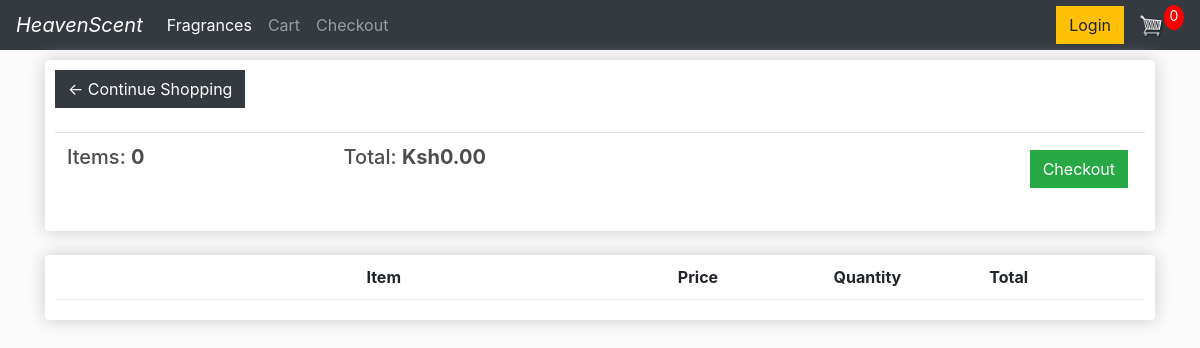
/cart/ (signed in), run on an earlier commit of the app's database.
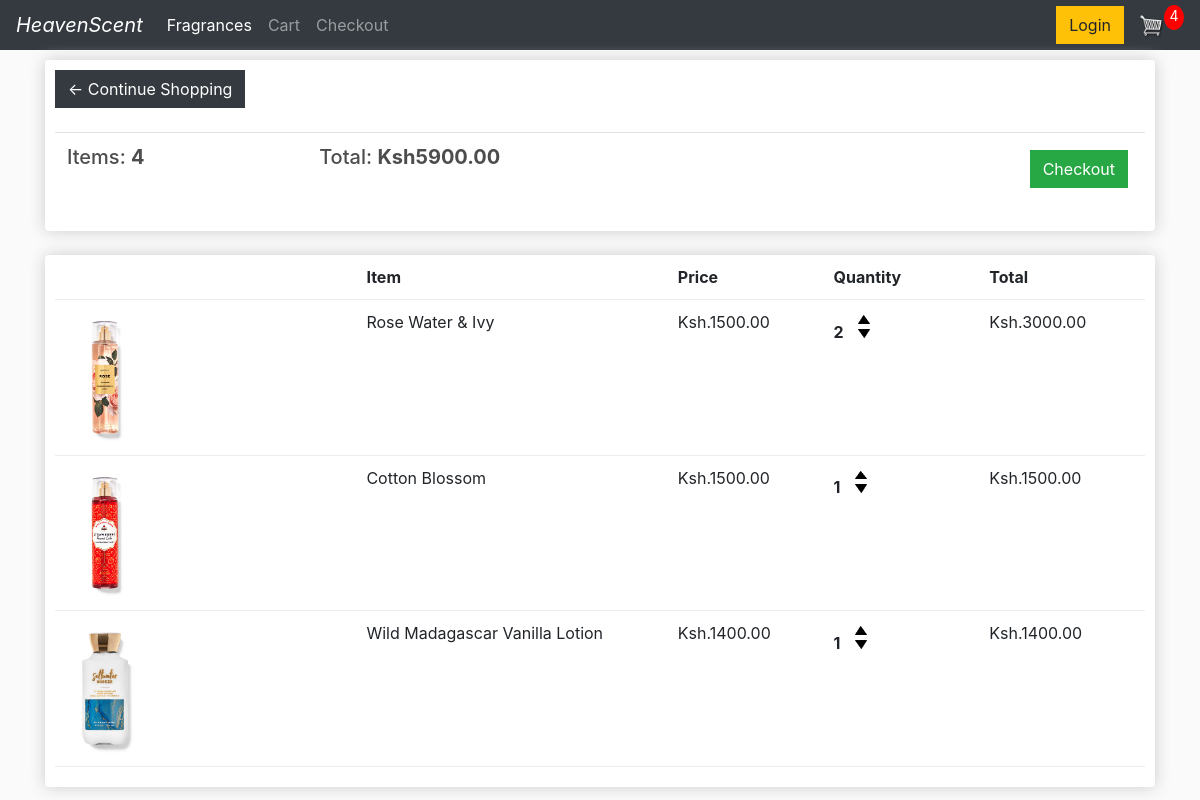
And on a later commit of the database.
### store/models.py (models this page shows, shortened)
class Order(models.Model):
    customer = models.ForeignKey(Customer, on_delete=models.SET_NULL, null=True, blank=True)
    date_ordered = models.DateTimeField(auto_now_add=True)
    complete = models.BooleanField(default=False, null=True, blank=False)#Checks if customer wants to checkout or not
    transaction_id = models.CharField(max_length=200, null=True)
    @property
    def get_cart_total(self):
        orderitems = self.orderitem_set.all()
        total = sum([item.get_total for item in orderitems])
        return total
    @property
    def get_cart_items(self):
        orderitems = self.orderitem_set.all()
        total = sum([item.quantity for item in orderitems])
        return total

class OrderItem(models.Model):
    product = models.ForeignKey(Product, on_delete=models.SET_NULL, null=True)
    order = models.ForeignKey(Order, on_delete=models.SET_NULL, null=True)
    quantity = models.IntegerField(default=0, null=True, blank=True)
    date_added = models.DateTimeField(auto_now_add=True)
    @property
    def get_total(self):
        total = self.product.price * self.quantity
        return total

class Product(models.Model):
    name = models.CharField(max_length=200, null=True)
    price = models.DecimalField(max_digits=7, decimal_places=2)
    digital = models.BooleanField(default=False, null=True, blank=False)
    image = models.ImageField(null=True, blank=True)
    @property
    def imageURL(self):
        try:
            url = self.image.url
        except:
            url = ''
        return url

### store/views.py (the view, shortened to what this page needs)
# urls.py: path('cart/', views.cart, name="cart"),
def cart(request):
    if request.user.is_authenticated:
        customer = request.user.customer
        order, created = Order.objects.get_or_create(customer=customer, complete=False)
        items = order.orderitem_set.all()
        cartItems = order.get_cart_items
    context = {'items': items, 'order': order, 'cartItems': cartItems}
    return render(request, 'store/cart.html', context)

### store/templates/store/cart.html
{% extends 'store/main.html' %} {% load static %} {% block content %}
<div class="row">
    <div class="col-lg-12">
        <div class="box-element">
            <a class="btn btn-dark" href="{% url 'store' %}">&#x2190;
                Continue Shopping</a>
            <br>
            <br>
            <table class="table">
                <tr>
                    <th>
                        <h5>Items: <strong>{{order.get_cart_items}}</strong></h5>
                    </th>
                    <th>
                        <h5>Total: <strong>Ksh{{order.get_cart_total|floatformat:2}}</strong></h5>
                    </th>
                    <th>
                        <a style="float: right; margin: 5px;" class="btn btn-success" href="{% url 'checkout' %}">Checkout</a>
                    </th>
                </tr>
            </table>
        </div>
        <br>
        <div class="box-element">
            <div class="cart-row">
                <div style="flex:2;"></div>
                <div style="flex:2;"><strong>Item</strong></div>
                <div style="flex:1;"><strong>Price</strong></div>
                <div style="flex:1;"><strong>Quantity</strong></div>
                <div style="flex:1;"><strong>Total</strong></div>
            </div>
            {% for item in items %}
            <div class="cart-row">
                <div style="flex:2;"><img class="row-image" src="{{item.product.imageURL}}" alt=""></div>
                <div style="flex:2;">{{item.product.name}}</div>
                <div style="flex:1;">Ksh.{{item.product.price|floatformat:2}}</div>
                <div style="flex:1;">
                    <p class="quantity">{{item.quantity}}</p>
                    <div class="quantity">
                        <img data-product={{item.product.id}} data-action="add" class="chg-quantity update-cart" src="{% static 'images/arrow-up.png'%}" alt="">
                        <img data-product={{item.product.id}} data-action="remove" class="chg-quantity update-cart" src="{% static 'images/arrow-down.png'%}" alt="">
                    </div>
                </div>
                <div style="flex:1;">Ksh.{{item.get_total}}</div>
            </div>
            {% endfor %}
        </div>
    </div>
</div>{% endblock content %}

### store/templates/store/main.html (shortened to what this page needs)
<!DOCTYPE html> {% load static %}
<html>
<head>
    <link rel="stylesheet" href="https://stackpath.bootstrapcdn.com/bootstrap/4.4.1/css/bootstrap.min.css">
    <link rel="stylesheet" href="{% static 'css/main.css' %}">
</head>
<body>
    <div class="nav-bar">
        <nav class="navbar navbar-expand-lg navbar-dark bg-dark" style="height: 50px;">
            <a class="navbar-brand" href="{% url 'home' %}"><em>HeavenScent</em></a>
            <div class="collapse navbar-collapse" id="navbarSupportedContent">
                <ul class="navbar-nav mr-auto">
                    <li class="nav-item active">
                        <a class="nav-link" href="{% url 'store' %}">Fragrances </a>
                    </li>
                    <li class="nav-item">
                        <a class="nav-link" href="{% url 'cart' %}">Cart</a>
                    </li>
                    <li class="nav-item">
                        <a class="nav-link" href="{% url 'checkout' %}">Checkout</a>
                    </li>
                </ul>
                <div class="form-inline my-2 my-lg-0">
                    <a href="#" class="btn btn-warning">Login</a>
                    <a href="{% url 'cart' %}">
                        <img id="cart-icon" src="{% static 'images/cart.png' %}">
                    </a>
                    <p id="cart-total">{{cartItems}}</p>
                </div>
            </div>
        </nav>
    </div>
    <div class="container">
        {% block content %} {% endblock %}
    </div>
</body>
</html>

### static/css/main.css (style rules this page uses)
body { background-color: hsl(0, 0%, 98%); }
h1, h2, h3, h4, h5, h6 { color: hsl(0, 0%, 30%); }
.box-element { box-shadow: hsl(0, 0%, 80%) 0 0 16px; background-color: #fff; border-radius: 4px; padding: 10px; }
#cart-icon { width: 25px; display: inline-block; margin-left: 15px; }
#cart-total { display: block; text-align: center; color: #fff; background-color: red; width: 20px; height: 25px; border-radius: 50%; font-size: 14px; }
.col-lg-4, .col-lg-6, .col-lg-8, .col-lg-12 { margin-top: 10px; }
.btn { border-radius: 0; }
.row-image { width: 100px; }
.cart-row { display: flex; align-items: flex-stretch; padding-bottom: 10px; margin-bottom: 10px; border-bottom: 1px solid #ececec; }
.quantity { display: inline-block; font-weight: 700; padding-right: 10px; }
.chg-quantity { width: 12px; cursor: pointer; display: block; margin-top: 5px; transition: .1s; }

What changed in the data, as far as the page shows it:
computed for Order: get_cart_items "0" → "4"; get_cart_total "0.00" → "5900.00"
added OrderItem: product.imageURL (picture), product.name "Rose Water & Ivy", product.price "1500.00", quantity "2", get_total "3000.00"
added OrderItem: product.imageURL (picture), product.name "Cotton Blossom", product.price "1500.00", quantity "1", get_total "1500.00"
added OrderItem: product.imageURL (picture), product.name "Wild Madagascar Vanilla Lotion", product.price "1400.00", quantity "1", get_total "1400.00"
Also different on the page:
{{ cartItems }}: "0" → "4"
